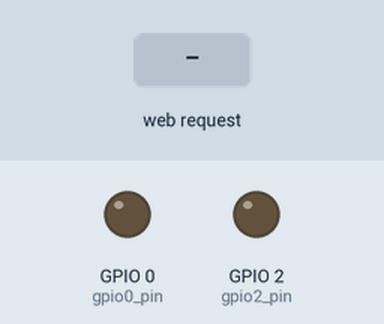
This sketch was run on a simulated ESP8266 (NodeMCU). Parts: output pins drawn as LEDs (lit = HIGH). The test bench sets the inputs (shaded band). WiFi joins after 1.5 s; servers stay silent unless stated.

Above: at 3.2 s.
3.3 s: HTTP request GET /socket1Off received
At 3.8 s:
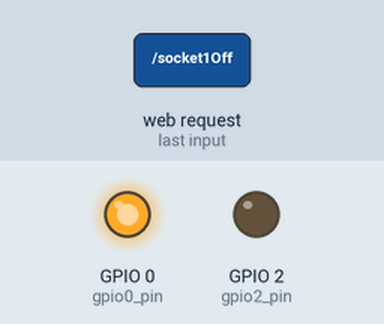
4.8 s: HTTP request GET /socket2Off received
At 6.0 s:
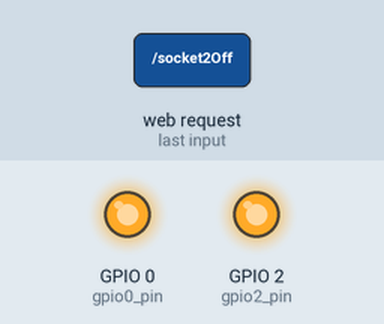
6.3 s: HTTP request GET /socket1On received
At 7.3 s:
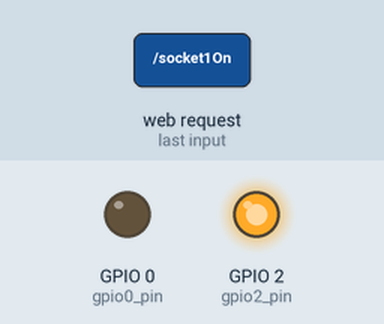
7.8 s: HTTP request GET /socket2On received
At 8.5 s:
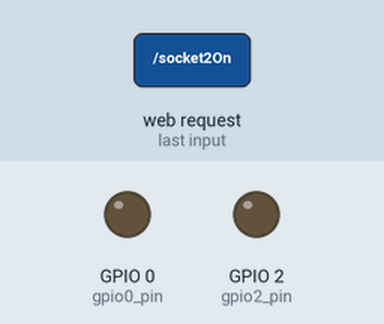
Timing chart, 0 to 10.3 s (numbered marks = the images above; inputs shaded):
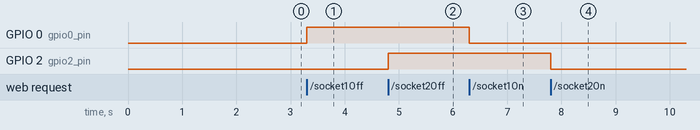

The sketch:

WebServer_con_2_salidas_+_WifiManager_+_DuckDNS.ino
```cpp
#include <ESP8266WiFi.h>          //https://github.com/esp8266/Arduino
#include <DNSServer.h>
#include <ESP8266WebServer.h>
#include <WiFiManager.h>         //https://github.com/tzapu/WiFiManager
#include <EasyDDNS.h>

ESP8266WebServer server(80);

String mainPage = "";
String setupPage = "";

int gpio0_pin = 0;
int gpio2_pin = 2;

void setup(void){
WiFiManager wifiManager;
wifiManager.autoConnect("REEF Controller Setup");

mainPage += "<!DOCTYPE html>";
mainPage += "<html lang='en'>";
mainPage += "<head>";
mainPage += "  <title>REEF Controller</title>";
mainPage += "  <meta charset='utf-8'>";
mainPage += "  <meta name='viewport' content='width=device-width, initial-scale=1'>";
mainPage += "  <link href='https://maxcdn.bootstrapcdn.com/bootswatch/3.3.7/darkly/bootstrap.min.css' rel='stylesheet'>        ";
mainPage += "  <script src='https://ajax.googleapis.com/ajax/libs/jquery/3.2.1/jquery.min.js'></script>";
mainPage += "  <script src='https://maxcdn.bootstrapcdn.com/bootstrap/3.3.7/js/bootstrap.min.js'></script>";
mainPage += "</head>";
mainPage += "<body>";
mainPage += "<div class= 'well' 'jumbotron'>";
mainPage += "    <h1 class='text-center'>REEF Controller</h1>";
mainPage += "    <h3 class ='text-left'>Salida 1</h3>   ";
mainPage += "  <a href=\'socket1On\'><button type='button' class='btn btn-success btn-lg btn-block'>Encender</button></a> ";
mainPage += "  <h6 class='text-center'></h6>";
mainPage += "  <a href=\'socket1Off\'><button type='button' class='btn btn-danger btn-lg btn-block'>Apagar</button></a>   ";
mainPage += "    <h3 class ='text-left'>Salida 2</h3> ";
mainPage += "  <a href=\'socket2On\'><button type='button' class='btn btn-success btn-lg btn-block'>Encender</button></a>";
mainPage += "  <h6 class='text-center'></h6>";
mainPage += "  <a href=\'socket2Off\'><button type='button' class='btn btn-danger btn-lg btn-block'>Apagar</button></a>";
mainPage += "    <h4 class='text-center'>www.reefacuario.com</h4>";
mainPage += "  <a href=\'setup\'><button type='button' class='btn btn-default btn-lg btn-block'>Configurar DUC</button></a>";
mainPage += "</div>";
mainPage += "</body>";
mainPage += "</html>";

setupPage += "<!DOCTYPE html>";
setupPage += "<html lang='en'>";
setupPage += "<head>";
setupPage += "  <title>REEF Controller</title>";
setupPage += "  <meta charset='utf-8'>";
setupPage += "  <meta name='viewport' content='width=device-width, initial-scale=1'>";
setupPage += "  <link href='https://maxcdn.bootstrapcdn.com/bootswatch/3.3.7/darkly/bootstrap.min.css' rel='stylesheet'>        ";
setupPage += "  <script src='https://ajax.googleapis.com/ajax/libs/jquery/3.2.1/jquery.min.js'></script>";
setupPage += "  <script src='https://maxcdn.bootstrapcdn.com/bootstrap/3.3.7/js/bootstrap.min.js'></script>";
setupPage += "</head>";
setupPage += "<body>";
setupPage += "<div class= 'well' 'jumbotron'>";
setupPage += "    <h1 class='text-center'>Configuraci&oacuten del DUC</h1>";
setupPage += "    <h3></h3>";
setupPage += "    <form>";
setupPage += "    <div class='input-group'>";
setupPage += "      <span class='input-group-addon'><i class='glyphicon glyphicon-user'></i></span>";
setupPage += "      <input id='email' type='text' class='form-control' name='email' placeholder='Ejemplo juan.duckdns.org'>";
setupPage += "    </div>";
setupPage += "        <h3></h3>";
setupPage += "    <div class='input-group'>";
setupPage += "      <span class='input-group-addon'><i class='glyphicon glyphicon-lock'></i></span>";
setupPage += "      <input id='password'  class='form-control' name='password' placeholder='Token'>";
setupPage += "    </div>";
setupPage += "    <br>";
setupPage += "  <a href=\'/'><button type='button' class='btn btn-default btn-lg btn-block'>Regresar</button></a>";
setupPage += "</div>";
setupPage += "</body>";
setupPage += "</html>";

  // preparing GPIOs
  pinMode(gpio0_pin, OUTPUT);
  digitalWrite(gpio0_pin, LOW);
  pinMode(gpio2_pin, OUTPUT);
  digitalWrite(gpio2_pin, LOW);

  delay(500);

   server.on("/", [](){
    server.send(200, "text/html", mainPage);
  });
  server.on("/socket1On", [](){
    server.send(200, "text/html", mainPage);
    digitalWrite(gpio0_pin, LOW);
    delay(1000);
  });
  server.on("/socket1Off", [](){
    server.send(200, "text/html", mainPage);
    digitalWrite(gpio0_pin, HIGH);
    delay(1000);
  });
  server.on("/socket2On", [](){
    server.send(200, "text/html", mainPage);
    digitalWrite(gpio2_pin, LOW);
    delay(1000);
  });
  server.on("/socket2Off", [](){
    server.send(200, "text/html", mainPage);
    digitalWrite(gpio2_pin, HIGH);
    delay(1000);
  });
  //setup page
  server.on("/setup", [](){
    server.send(200, "text/html", setupPage);
  });
  server.begin();
  //DDNS DuckDNS
  EasyDDNS.service("duckdns");    // Enter your DDNS Service Name - "duckdns" / "noip"
  EasyDDNS.client("dajich.duckdns.org","3c08f8d5-d76f-49ac-903a-67486cc1de61");    // Enter ddns Domain & Token | Example - "esp.duckdns.org","1234567"
}

void loop(void){
  EasyDDNS.update(300000); // 1000 = 1 segundo
  server.handleClient();
  }
```

EasyDDNS.h
```cpp
// (licence header left out)
#ifndef EasyDDNS_H
#define EasyDDNS_H

#include "Arduino.h"
#include "stdlib_noniso.h"
#include "ESP8266WiFi.h"
#include "ESP8266HTTPClient.h"

#define HARDWARE "esp8266"

class EasyDDNSClass{
public:
  void service(String ddns_service);
  void client(String ddns_domain, String ddns_username,String ddns_password = "");
  void update(unsigned long ddns_update_interval);

private:
  unsigned long interval;
  unsigned long previousMillis;

  String new_ip;
  String old_ip;
  String update_url;
  String ddns_u;
  String ddns_p;
  String ddns_d;
  String ddns_choice;
};
extern EasyDDNSClass EasyDDNS;
#endif
```

Measured:
- after the input at 3.3 s, GPIO 0 (gpio0_pin): LOW → HIGH at once
- after the input at 4.8 s, GPIO 2 (gpio2_pin): LOW → HIGH at once
- after the input at 6.3 s, GPIO 0 (gpio0_pin): HIGH → LOW at once
- after the input at 7.8 s, GPIO 2 (gpio2_pin): HIGH → LOW at once
